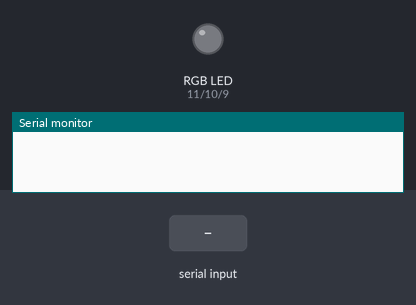
Recording of a sketch running on a simulated Arduino Uno, built with avr-gcc and run on an emulated ATmega328P. Shown: an RGB LED mixed from three pins (HIGH = lit), the last lines printed to the serial monitor. The test bench sets the inputs (shaded band).

Above: at 1.2 s.
1.3 s: "90,45,200\n" received over Serial
At 2.4 s:
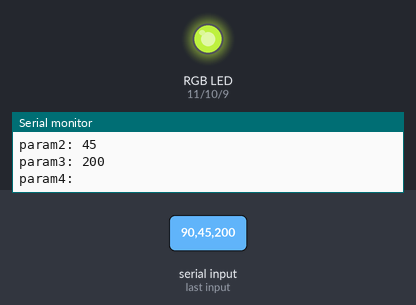
2.8 s: "30,150,10\n" received over Serial
At 3.6 s:
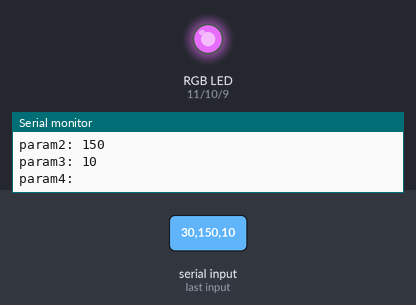
4.3 s: "90,45\n" received over Serial
At 4.7 s:
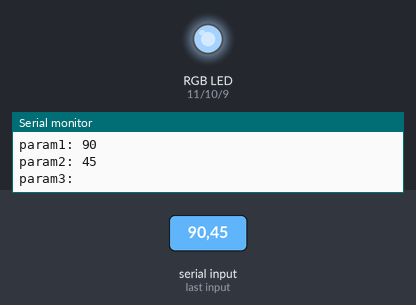
5.8 s: "10\n" received over Serial
At 7.0 s:
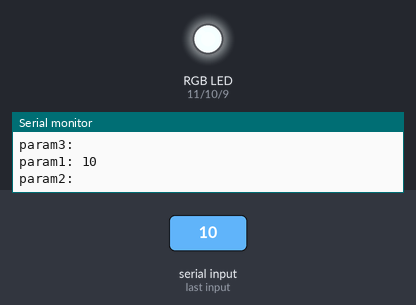
7.3 s: "200\n" received over Serial
At 8.1 s:
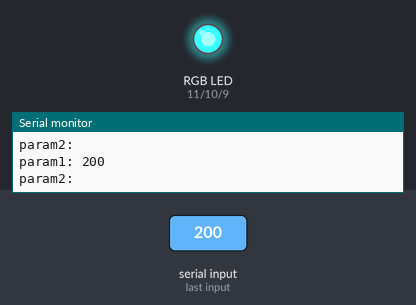
8.8 s: "1,90\n" received over Serial
At 9.3 s:
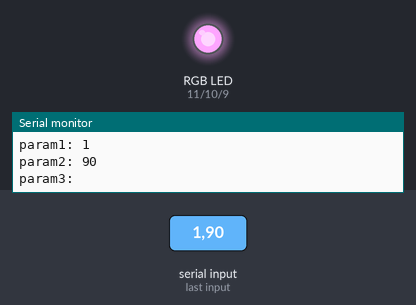
Timing chart, 0 to 11.3 s (numbered marks = the images above; inputs shaded):
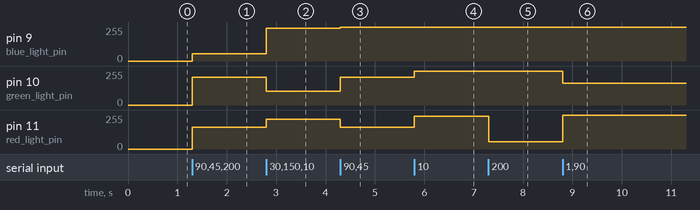

The sketch:

Excel_Data_Streamer_control_RGB_LED.ino
```cpp
const int len = 60;
char my_str[len];
int pos = 0;
int incomingByte = 0; // for incoming serial data

int red_light_pin= 11;
int green_light_pin = 10;
int blue_light_pin = 9;

int vRed = 0;    // variable to store the servo position
int vGreen = 0;
int vBlue = 0;

void setup() {
  Serial.begin(38400);    // configure serial coms baud rate

  pinMode(red_light_pin, OUTPUT);
  pinMode(green_light_pin, OUTPUT);
  pinMode(blue_light_pin, OUTPUT);
}

void serialEvent() {
// send data only when you receive data:
  if (Serial.available() > 0) {
    // read the incoming byte:
    incomingByte = Serial.read();

      my_str[pos] = incomingByte;
      pos++;

    if(incomingByte == 10){                   //10 is line feed character
      splitCommaSeparated();

      //clear the string for next time
      for (int i = 0; i<=len-1; i++){
        my_str[i] = 0;
      }

      pos = 0;
    }
  }
}

void splitCommaSeparated(){
  //splits a comma separated char array into separated char arrays for each comma separated value
  char * param;
  int paramNum = 1;


  //param = strtok(my_str,",\n");   // strtok explanation at : https://www.cplusplus.com/reference/cstring/strtok/
  param = strtoke(my_str,",\n");   // strtoke explanation at : https://stackoverflow.com/questions/42315585/split-string-into-tokens-in-c-when-there-are-2-delimiters-in-a-row

  while (param != NULL)
  {
    Serial.print("param");
    Serial.print(paramNum);
    Serial.print(": ");
    Serial.println(param);
    processParam(param, paramNum);
    //finally get the next param from the comma separated my_str if there is one.
    //param = strtok(NULL, ",\n");
    param = strtoke(NULL, ",\n");
    paramNum++;
  }

  RGB_color(vRed, vGreen, vBlue);

}

void processParam(char * param, int paramNum){
  char key[] = "true"; //https://www.cplusplus.com/reference/cstring/strcmp/
   if (strcmp (key,param) == 0) {
        digitalWrite(paramNum + 1, HIGH);
    }
   if (paramNum == 1){
      vRed = 255 - atoi(param);
   }
   if (paramNum == 2){
      vGreen = 255- atoi(param);
   }
   if (paramNum == 3){
      vBlue = 255 - atoi(param);
   }
}

/* behaves like strtok() except that it returns empty tokens also
 */
char* strtoke(char *str, const char *delim)
{
  static char *start = NULL; /* stores string str for consecutive calls */
  char *token = NULL; /* found token */
  /* assign new start in case */
  if (str) start = str;
  /* check whether text to parse left */
  if (!start) return NULL;
  /* remember current start as found token */
  token = start;
  /* find next occurrence of delim */
  start = strpbrk(start, delim);
  /* replace delim with terminator and move start to follower */
  if (start) *start++ = '\0';
  /* done */
  return token;
}

void RGB_color(int red_light_value, int green_light_value, int blue_light_value)
 {
  analogWrite(red_light_pin, red_light_value);
  analogWrite(green_light_pin, green_light_value);
  analogWrite(blue_light_pin, blue_light_value);
}

void loop() {
    //Do Nothing
}
```

Measured:
- after the input at 1.3 s, pin 9 (blue_light_pin): 0/255 → 55/255 at once; pin 10 (green_light_pin): 0/255 → 210/255 at once; pin 11 (red_light_pin): 0/255 → 165/255 at once
- after the input at 2.8 s, pin 9 (blue_light_pin): 55/255 → 245/255 at once; pin 10 (green_light_pin): 210/255 → 105/255 at once; pin 11 (red_light_pin): 165/255 → 225/255 at once
- after the input at 4.3 s, pin 9 (blue_light_pin): 245/255 → 255/255 at once; pin 10 (green_light_pin): 105/255 → 210/255 at once; pin 11 (red_light_pin): 225/255 → 165/255 at once
- after the input at 5.8 s, pin 10 (green_light_pin): 210/255 → 255/255 at once; pin 11 (red_light_pin): 165/255 → 245/255 at once
- after the input at 7.3 s, pin 11 (red_light_pin): 245/255 → 55/255 at once
- after the input at 8.8 s, pin 10 (green_light_pin): 255/255 → 165/255 at once; pin 11 (red_light_pin): 55/255 → 254/255 at once
